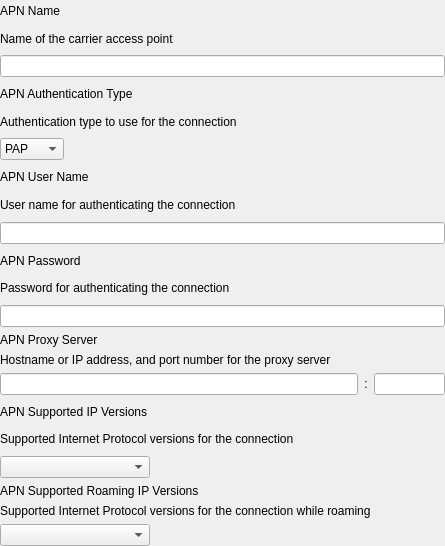
<?xml version="1.0" encoding="UTF-8"?>
<ui version="4.0">
 <class>CellularAPNForm</class>
 <widget class="QWidget" name="CellularAPNForm">
  <property name="geometry">
   <rect>
    <x>0</x>
    <y>0</y>
    <width>445</width>
    <height>546</height>
   </rect>
  </property>
  <property name="windowTitle">
   <string>Form</string>
  </property>
  <layout class="QVBoxLayout" name="verticalLayout">
   <property name="leftMargin">
    <number>0</number>
   </property>
   <property name="topMargin">
    <number>0</number>
   </property>
   <property name="rightMargin">
    <number>0</number>
   </property>
   <property name="bottomMargin">
    <number>0</number>
   </property>
   <item>
    <widget class="QLabel" name="labelAPNName">
     <property name="text">
      <string>APN Name</string>
     </property>
    </widget>
   </item>
   <item>
    <widget class="QLabel" name="lTipNameOfTheCarrier">
     <property name="text">
      <string>Name of the carrier access point</string>
     </property>
    </widget>
   </item>
   <item>
    <widget class="QLineEdit" name="lineEditAPNName"/>
   </item>
   <item>
    <widget class="QLabel" name="labelAPNAuthType">
     <property name="text">
      <string>APN Authentication Type</string>
     </property>
    </widget>
   </item>
   <item>
    <widget class="QLabel" name="lTipAPNAuthType">
     <property name="text">
      <string>Authentication type to use for the connection</string>
     </property>
    </widget>
   </item>
   <item>
    <widget class="QComboBox" name="comboBoxAPNAuthType">
     <property name="sizePolicy">
      <sizepolicy hsizetype="Fixed" vsizetype="Fixed">
       <horstretch>0</horstretch>
       <verstretch>0</verstretch>
      </sizepolicy>
     </property>
     <item>
      <property name="text">
       <string>PAP</string>
      </property>
     </item>
     <item>
      <property name="text">
       <string>CHAP</string>
      </property>
     </item>
    </widget>
   </item>
   <item>
    <widget class="QLabel" name="labelAPNUserName">
     <property name="text">
      <string>APN User Name</string>
     </property>
    </widget>
   </item>
   <item>
    <widget class="QLabel" name="lTipAPNUserName">
     <property name="text">
      <string>User name for authenticating the connection</string>
     </property>
    </widget>
   </item>
   <item>
    <widget class="QLineEdit" name="lineEditAPNUserName"/>
   </item>
   <item>
    <widget class="QLabel" name="labelAPNPassword">
     <property name="text">
      <string>APN Password</string>
     </property>
    </widget>
   </item>
   <item>
    <widget class="QLabel" name="lTipAPNPassword">
     <property name="text">
      <string>Password for authenticating the connection</string>
     </property>
    </widget>
   </item>
   <item>
    <widget class="QLineEdit" name="lineEditAPNPassword">
     <property name="echoMode">
      <enum>QLineEdit::Password</enum>
     </property>
    </widget>
   </item>
   <item>
    <widget class="QWidget" name="widgetAPNProxyServer" native="true">
     <layout class="QVBoxLayout" name="verticalLayout_2" stretch="0,0,0">
      <property name="leftMargin">
       <number>0</number>
      </property>
      <property name="topMargin">
       <number>0</number>
      </property>
      <property name="rightMargin">
       <number>0</number>
      </property>
      <property name="bottomMargin">
       <number>0</number>
      </property>
      <item>
       <widget class="QLabel" name="labelAPNProxyServer">
        <property name="text">
         <string>APN Proxy Server</string>
        </property>
       </widget>
      </item>
      <item>
       <widget class="QLabel" name="lTipAPNProxyServer">
        <property name="text">
         <string>Hostname or IP address, and port number for the proxy server</string>
        </property>
       </widget>
      </item>
      <item>
       <layout class="QHBoxLayout" name="horizontalLayout" stretch="5,1,1">
        <item>
         <widget class="QLineEdit" name="lineEditAPNProxyServer"/>
        </item>
        <item>
         <widget class="QLabel" name="label_3">
          <property name="sizePolicy">
           <sizepolicy hsizetype="Fixed" vsizetype="Preferred">
            <horstretch>0</horstretch>
            <verstretch>0</verstretch>
           </sizepolicy>
          </property>
          <property name="text">
           <string>:</string>
          </property>
          <property name="alignment">
           <set>Qt::AlignCenter</set>
          </property>
         </widget>
        </item>
        <item>
         <widget class="QLineEdit" name="lineEditAPNProxyServerPort"/>
        </item>
       </layout>
      </item>
     </layout>
    </widget>
   </item>
   <item>
    <widget class="QLabel" name="labelAPNSupportedIPVersions">
     <property name="text">
      <string>APN Supported IP Versions</string>
     </property>
    </widget>
   </item>
   <item>
    <widget class="QLabel" name="lTipAPNSupportedIPVersions">
     <property name="text">
      <string>Supported Internet Protocol versions for the connection</string>
     </property>
    </widget>
   </item>
   <item>
    <widget class="QComboBox" name="comboBoxAPNSupportedIPVersions">
     <property name="sizePolicy">
      <sizepolicy hsizetype="Fixed" vsizetype="Fixed">
       <horstretch>0</horstretch>
       <verstretch>0</verstretch>
      </sizepolicy>
     </property>
     <property name="minimumSize">
      <size>
       <width>150</width>
       <height>0</height>
      </size>
     </property>
    </widget>
   </item>
   <item>
    <widget class="QWidget" name="widgetAPNSupportedRoamingIP" native="true">
     <layout class="QVBoxLayout" name="verticalLayout_3">
      <property name="leftMargin">
       <number>0</number>
      </property>
      <property name="topMargin">
       <number>0</number>
      </property>
      <property name="rightMargin">
       <number>0</number>
      </property>
      <property name="bottomMargin">
       <number>0</number>
      </property>
      <item>
       <widget class="QLabel" name="labelAPNSupportedRoamingIP">
        <property name="text">
         <string>APN Supported Roaming IP Versions</string>
        </property>
       </widget>
      </item>
      <item>
       <widget class="QLabel" name="lTipAPNSupportedRoamingIP">
        <property name="text">
         <string>Supported Internet Protocol versions for the connection while roaming</string>
        </property>
       </widget>
      </item>
      <item>
       <widget class="QComboBox" name="comboBoxAPNSupportedRoamingIP">
        <property name="sizePolicy">
         <sizepolicy hsizetype="Fixed" vsizetype="Fixed">
          <horstretch>0</horstretch>
          <verstretch>0</verstretch>
         </sizepolicy>
        </property>
        <property name="minimumSize">
         <size>
          <width>150</width>
          <height>0</height>
         </size>
        </property>
       </widget>
      </item>
     </layout>
    </widget>
   </item>
  </layout>
 </widget>
 <resources/>
 <connections/>
</ui>
